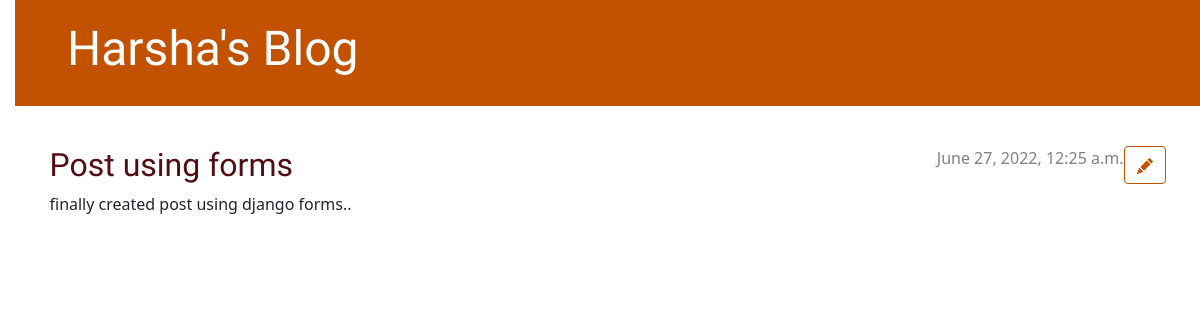
The page /post/7/ on the database as committed earlier.
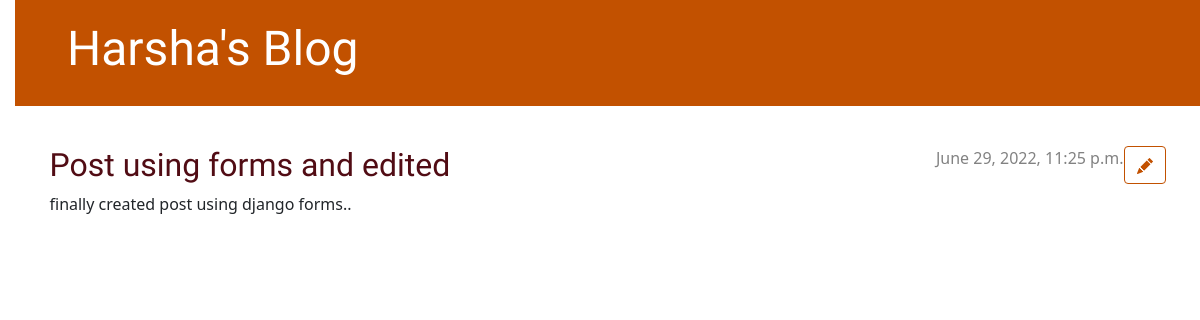
The same page on the database as committed later.
### blog/models.py (models this page shows, shortened)
class Post(models.Model):
    author = models.ForeignKey(settings.AUTH_USER_MODEL, on_delete= models.CASCADE)
    title = models.CharField(max_length=200)
    text = models.TextField()
    created_date = models.DateTimeField(default=timezone.now)
    published_date = models.DateTimeField(blank=True, null=True)

### blog/views.py (the view)
# urls.py: path('post/<int:pk>/', views.post_detail, name= 'post_detail'),
def post_detail(request, pk):
    post = get_object_or_404(Post, pk=pk)
    return render(request, 'blog/post_detail.html', {'post': post})

### blog/templates/blog/post_detail.html (shortened to what this page needs)
{% extends 'blog/base.html' %}
{% block content %}
    <article class="post">
        <aside class="actions">
            <a class="btn btn-secondary" href="{% url 'post_edit' pk=post.pk %}">
            </a>
        </aside>
        {% if post.published_date %}
            <time class="date">
                {{ post.published_date }}
            </time>
        {% endif %}
        <h2>{{ post.title }}</h2>
        <p>{{ post.text|linebreaksbr }}</p>
    </article>
{% endblock %}

Rows that differ between the two databases and show on the page:
changed Post "finally created post using django forms..": published_date "June 27, 2022, 12:25 a.m." → "June 29, 2022, 11:25 p.m."; title "Post using forms" → "Post using forms and edited"
